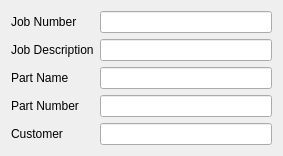
<?xml version="1.0" encoding="UTF-8"?>
<ui version="4.0">
 <class>JobEditor</class>
 <widget class="QWidget" name="JobEditor">
  <property name="geometry">
   <rect>
    <x>0</x>
    <y>0</y>
    <width>283</width>
    <height>142</height>
   </rect>
  </property>
  <property name="windowTitle">
   <string>Form</string>
  </property>
  <layout class="QGridLayout" name="gridLayout">
   <item row="0" column="0">
    <widget class="QLabel" name="label">
     <property name="text">
      <string>Job Number</string>
     </property>
    </widget>
   </item>
   <item row="0" column="1">
    <widget class="QLineEdit" name="jobNumberEdit"/>
   </item>
   <item row="1" column="0">
    <widget class="QLabel" name="label_2">
     <property name="text">
      <string>Job Description</string>
     </property>
    </widget>
   </item>
   <item row="1" column="1">
    <widget class="QLineEdit" name="jobDescriptionEdit"/>
   </item>
   <item row="2" column="0">
    <widget class="QLabel" name="label_3">
     <property name="text">
      <string>Part Name</string>
     </property>
    </widget>
   </item>
   <item row="2" column="1">
    <widget class="QLineEdit" name="partNameEdit"/>
   </item>
   <item row="3" column="0">
    <widget class="QLabel" name="label_4">
     <property name="text">
      <string>Part Number</string>
     </property>
    </widget>
   </item>
   <item row="3" column="1">
    <widget class="QLineEdit" name="partNumberEdit"/>
   </item>
   <item row="4" column="0">
    <widget class="QLabel" name="label_5">
     <property name="text">
      <string>Customer</string>
     </property>
    </widget>
   </item>
   <item row="4" column="1">
    <widget class="QLineEdit" name="customerEdit"/>
   </item>
  </layout>
 </widget>
 <resources/>
 <connections/>
</ui>
